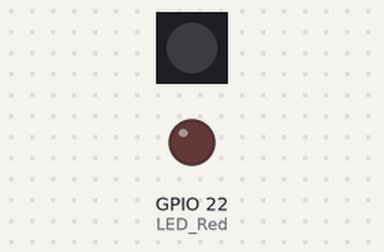
The sketch below on a simulated ESP32-C6. On the bench: 1 RGB LEDs in strip order, left to right, output pins drawn as LEDs (lit = HIGH). Dim RGB values are drawn brighter than linear; what the sketch prints to the serial monitor is not drawn.

Above: at 0.37 s.
At 1.62 s:
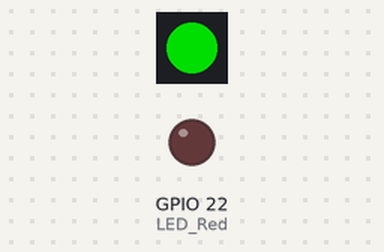
At 3.37 s:
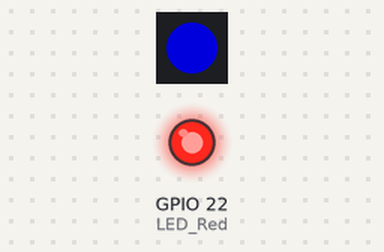
At 5.12 s:
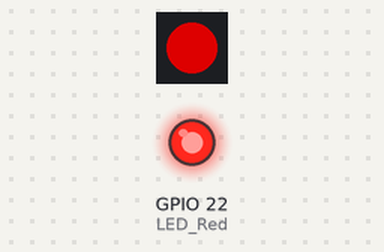
Timing chart, 0 to 5.4 s (numbered marks = the images above):
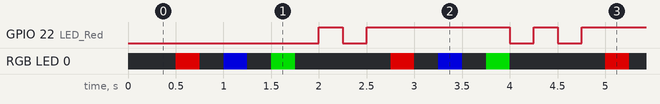

Measured:
- by itself, GPIO 22 (LED_Red): repeats every 2.3 s: LOW 0.25 s, HIGH 1.5 s, LOW 0.25 s, HIGH 0.25 s
- by itself, RGB LED 0: repeats every 2.3 s: off 0.25 s, RGB(0, 0, 150) 0.25 s, off 0.25 s, RGB(0, 150, 0) 0.25 s, off 1.0 s, RGB(150, 0, 0) 0.25 s

The sketch:

RGB_LED_GPIO_Test.ino
```cpp
/*
  Dave Williams, DitroniX 2019-2025 (ditronix.net)

  Example Code, to demonstrate and test the ESPRanger RGB and LED Test

  Further information, details and examples can be found on our website and also GitHub wiki pages:
  * ditronix.net
  * github.com/DitroniX
  * github.com/DitroniX/ESPRanger-LoRa-GNSS-GPS-IMU-RS485-60V
  * github.com/DitroniX/ESPRanger-LoRa-GNSS-GPS-IMU-RS485-60V/wiki
  * hackster.io/DitroniX/espranger-lora-gnss-imu-bt-wifi-rs485-5-60v-stem-board-4a3fa4

  This test code is OPEN SOURCE and formatted for easier viewing.  Although is is not intended for real world use, it may be freely used, or modified as needed.
  It is distributed on an "AS IS" BASIS, WITHOUT WARRANTIES OR CONDITIONS OF ANY KIND, either express or implied.

  For board configuration, see https://github.com/DitroniX/ESPRanger-LoRa-GNSS-GPS-IMU-RS485-60V/wiki/Arduino-IDE

  Further information, details and examples maybe found on github.com/DitroniX
*/

// Libraries
#include <Arduino.h>
#include <Wire.h>
#include <Adafruit_NeoPixel.h>

// **************** USER VARIABLES / DEFINES / STATIC / STRUCTURES / CONSTANTS ****************

// Define I2C (Expansion Port)
#define I2C_SDA 6
#define I2C_SCL 7

// Hardware Serial 0 GPIO Pins
#define RXD0 17
#define TXD0 16

// **************** OUTPUTS ****************
#define LED_Red 22  // Red LED

// RGB
#define PIN_WS2812B 8  // The ESP32-C6 pin GPIO8 connected to WS2812B
Adafruit_NeoPixel ws2812b(1, PIN_WS2812B, NEO_GRB + NEO_KHZ800);

// **************** FUNCTIONS AND ROUTINES ****************

// **************** SETUP ****************
void setup() {
  // Stabalise
  delay(250);

  // Initialise UART
  Serial.begin(115200, SERIAL_8N1, RXD0, TXD0);  // U0
  while (!Serial)
    ;
  Serial.println("");

  // Initialize I2C
  Wire.begin(I2C_SDA, I2C_SCL);

  // Initialise RED LED on GP22
  pinMode(LED_Red, OUTPUT);

  // WS2812B Initialise
  ws2812b.begin();  // Initialize WS2812B
  ws2812b.clear();  // Turn off RGB for two seconds

  Serial.println("ESPRanger - Example Code");
}

// **************** LOOP ****************
void loop() {

  // Turn off RGB
  ws2812b.clear();
  ws2812b.show();
  delay(250);

  // RED
  ws2812b.setPixelColor(0, ws2812b.Color(150, 0, 0));
  ws2812b.show();
  delay(250);

  // Turn off RGB
  ws2812b.clear();
  ws2812b.show();  // update to the WS2812B Led Strip
  delay(250);

  // BLUE
  ws2812b.setPixelColor(0, ws2812b.Color(0, 0, 150));
  ws2812b.show();
  delay(250);

  // Turn off RGB
  ws2812b.clear();
  ws2812b.show();
  delay(250);

  // GREEN
  ws2812b.setPixelColor(0, ws2812b.Color(0, 150, 0));
  ws2812b.show();
  delay(250);

  // Turn off RGB
  ws2812b.clear();
  ws2812b.show();

  // Flash RED LED
  digitalWrite(LED_Red, LOW);
  delay(250);
  digitalWrite(LED_Red, HIGH);
  delay(250);
  digitalWrite(LED_Red, LOW);
  delay(250);
  digitalWrite(LED_Red, HIGH);

}
```
